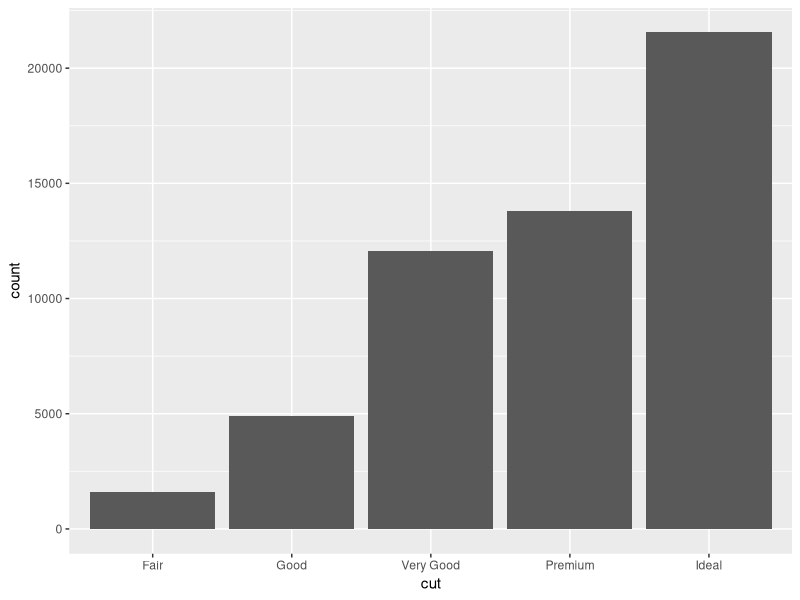
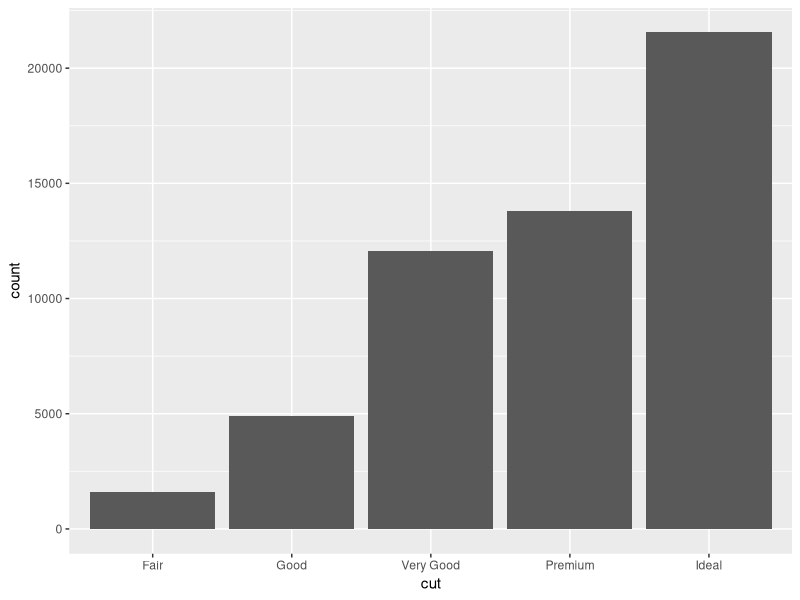
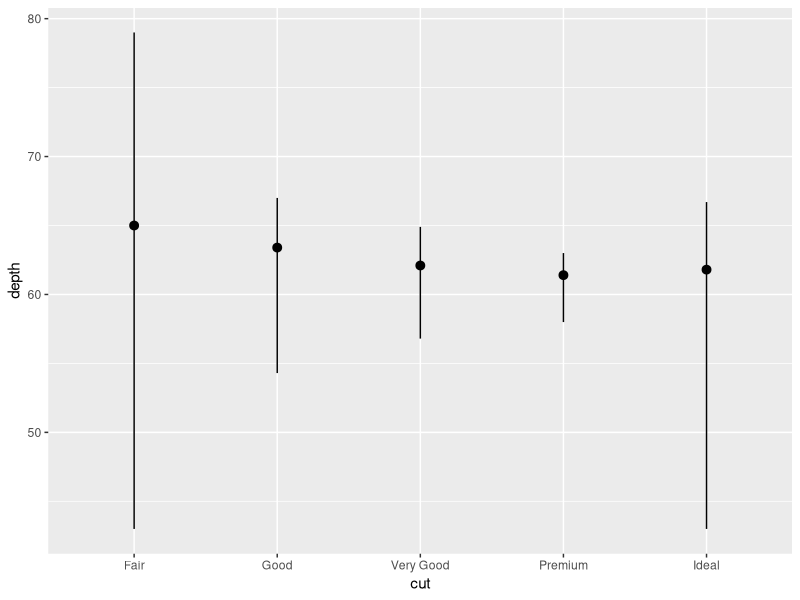
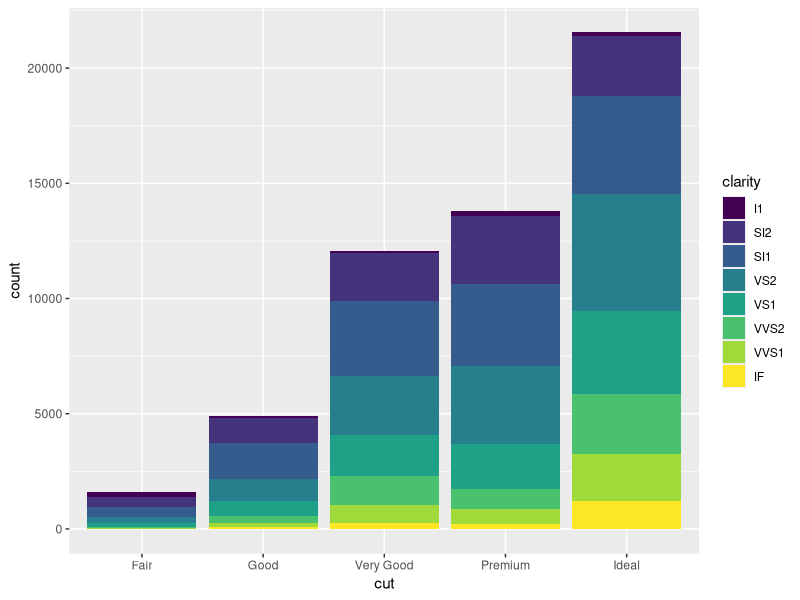

Source code (R) for these figures, in order:
# Exercise 2: More ggplot2 Grammar

# Install and load `ggplot2`
# install.packages("ggplot2") # if needed
library("ggplot2")

# For this exercise you will again be working with the `diamonds` data set.
# Use `?diamonds` to review details about this data set
?diamonds

## Statistical Transformations

# Draw a bar chart of the diamonds data, organized by cut
# The height of each bar is based on the "count" (number) of diamonds with that cut
ggplot(data = diamonds) +
    geom_bar(mapping = aes(x=cut))

# Use the `stat_count` to apply the statistical transformation "count" to the diamonds
# by cut. You do not need a separate geometry layer!
ggplot(data = diamonds) +
  stat_count(mapping = aes(x=cut))
# Use the `stat_summary` function to draw a chart with a summary layer.
# Map the x-position to diamond `cut`, and the y-position to diamond `depth`
# Bonus: use `min` as the function ymin, `max` as the function ymax, and `median` as the function y
ggplot(data = diamonds) +
  stat_summary(mapping = aes(x = cut, y = depth),
               fun.ymin = min, fun.ymax = max, fun.y = median)


## Position Adjustments

# Draw a bar chart of diamond data organized by cut, with each bar filled by clarity.
# You should see a _stacked_ bar chart.
ggplot(data = diamonds) +
  geom_bar(mapping = aes(x = cut, fill = clarity))

# Draw the same chart again, but with each element positioned to "fill" the y axis


# Draw the same chart again, but with each element positioned to "dodge" each other


# Draw a plot with point geometry with the x-position mapped to `cut` and the y-position mapped to `clarity`
# This creates a "grid" grouping the points


# Use the "jitter" position adjustment to keep the points from all overlapping!
# (This works a little better with a sample of diamond data, such as from the previous exercise).



## Scales

# Draw a "boxplot" (with `geom_boxplot()`) for the diamond's price (y) by color (x)


# This has a lot of outliers, making it harder to read. To fix this, draw the same plot but
# with a _logarithmic_ scale for the y axis.


# For another version, draw the same plot but with `violin` geometry instead of `boxplot` geometry!
# How does the logarithmic scale change the data presentation?


# Another interesting plot: draw a plot of the diamonds price (y) by carat (x), using a heatmap of 2d bins
# (geom_bin2d)
# What happens when you make the x and y channels scale logarithmically?


# Draw a scatter plot for the diamonds  price (y) by carat (x). Color each point by the clarity
# (Remember, this will take a while. Use a sample of the diamonds for faster results)


# Change the color of the previous plot using a ColorBrewer scale of your choice. What looks nice?



## Coordinate Systems

# Draw a bar chart with x-position and fill color BOTH mapped to cut
# For best results, SET the `width` of the geometry to be 1 (fill plot, no space between)
# You can save this to a variable for easier modifications


# Draw the same chart, but with the coordinate system flipped


# Draw the same chart, but in a polar coordinate system. Now you have a Coxcomb chart!



## Facets

# Take the scatter plot of price by carat data (colored by clarity) and add _facets_ based on
# the diamond's `color`



## Saving Plots

# Use the `ggsave()` function to save one of your plots (the most recent one generated) to disk.
# Name the output file "my-plot.png".
# Make sure you've set the working directory!!
